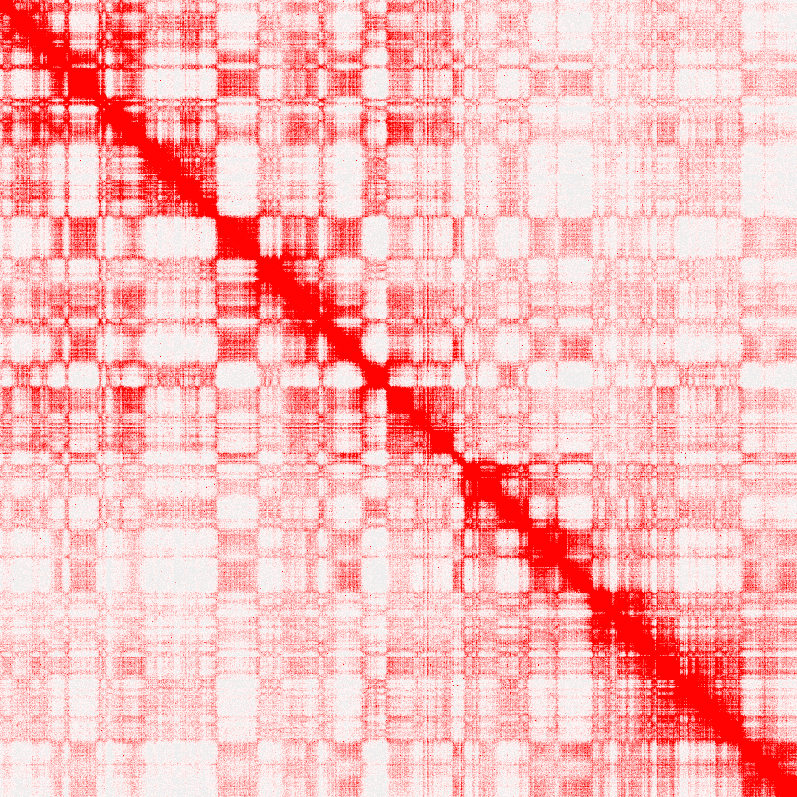
#> input picture chr02.png, 797 x 797 px
$ jupyter execute new_methods.ipynb
#> lines starting #> are read from the running program, lines starting #| are printed output that depends on the picture
[cell 1]
import random
from PIL import Image
import numpy as np

[cell 2]
img = Image.open('chr02.png')
#> img is the input picture: PIL image 797x797 RGBA; mean R, G, B, A 253.5, 184.6, 184.6, 255

[cell 3]
random.sample(range(1,101),5)

[cell 4]
img.size
#> Out = (797, 797)

[cell 5]
x=np.random.randint(-5,5,5)

[cell 6]
x

[cell 7]
y=np.arange(20,101,20)

[cell 8]
z=y+x

[cell 9]
z[4]=100

[cell 10]
x=list(z)

[cell 11]
x.insert(0,0)

[cell 12]
x

[cell 13]
for i in range(0,5):
    for j in range(0,5):
        region = img.crop((img.size[0]*x[i]//100,img.size[0]*x[j]//100,img.size[0]*x[i+1]//100,img.size[0]*x[j+1]//100))
        region.save(f'{i}_{j}.png')
#> this loop made 5 passes
#> pass 1, `region.save(f'{i}_{j}.png')`:
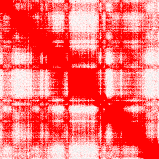
#> saved as 0_0.png: PIL image 159x159 RGBA; mean R, G, B, A 254.6, 108, 108, 255
#> pass 1, `region.save(f'{i}_{j}.png')`:
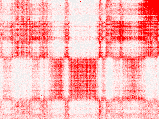
#> saved as 0_1.png: PIL image 159x119 RGBA; mean R, G, B, A 253.5, 180.2, 180.2, 255
#> pass 1, `region.save(f'{i}_{j}.png')`:
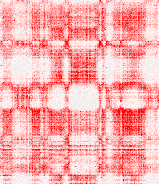
#> saved as 0_2.png: PIL image 159x184 RGBA; mean R, G, B, A 254, 174.9, 174.9, 255
#> pass 1, `region.save(f'{i}_{j}.png')`:
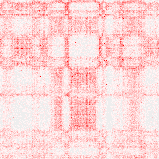
#> saved as 0_3.png: PIL image 159x159 RGBA; mean R, G, B, A 252.8, 214.9, 214.9, 255
#> after the loop:
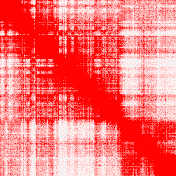
#> region: PIL image 176x176 RGBA; mean R, G, B, A 254.7, 114.2, 114.2, 255

[cell 14]
region = img.crop((img.size[0]*x[0]//100,img.size[0]*x[0]//100,img.size[0]*x[2+1]//100,img.size[0]*x[2+1]//100))
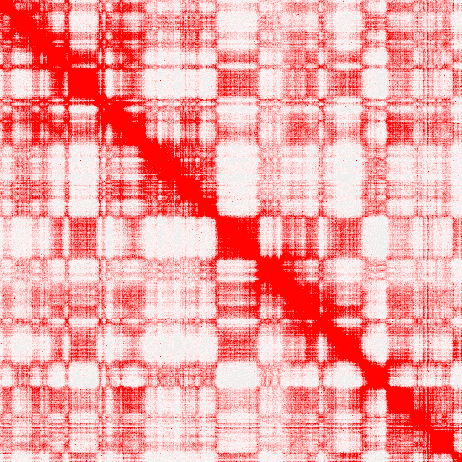
#> region: PIL image 462x462 RGBA; mean R, G, B, A 253.8, 162, 162, 255

$ run again, with 0_4.png copied over chr02.png
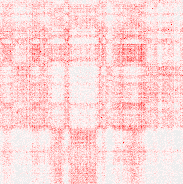
#> input picture 0_4.png, 183 x 184 px
#> img is the input picture: PIL image 183x184 RGBA; mean R, G, B, A 252.9, 215.5, 215.5, 255
#> after the loop `for i in range(0,5):`:
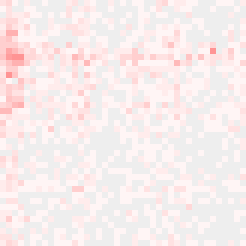
#> region: PIL image 41x41 RGBA (shown 6 times larger); mean R, G, B, A 247.9, 236.8, 236.8, 255
#> `region = img.crop((img.size[0]*x[0]//100,img.size[0]*x[0]//100,img.siz..`:
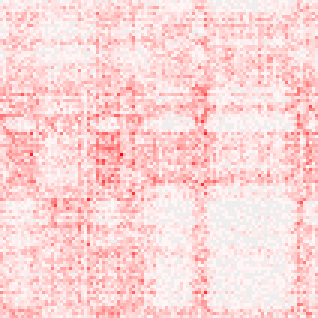
#> region: PIL image 106x106 RGBA (shown 3 times larger); mean R, G, B, A 253.4, 213.9, 213.9, 255

$ run again, with 1_0.png copied over chr02.png
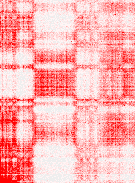
#> input picture 1_0.png, 135 x 183 px
#> img is the input picture: PIL image 135x183 RGBA; mean R, G, B, A 253.6, 178.7, 178.7, 255
#> after the loop `for i in range(0,5):`:
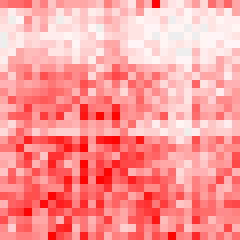
#> region: PIL image 30x30 RGBA (shown 8 times larger); mean R, G, B, A 254.7, 153.5, 153.5, 255
#> `region = img.crop((img.size[0]*x[0]//100,img.size[0]*x[0]//100,img.siz..`:
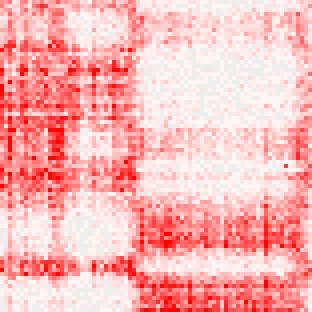
#> region: PIL image 78x78 RGBA (shown 4 times larger); mean R, G, B, A 253.5, 182.4, 182.4, 255
